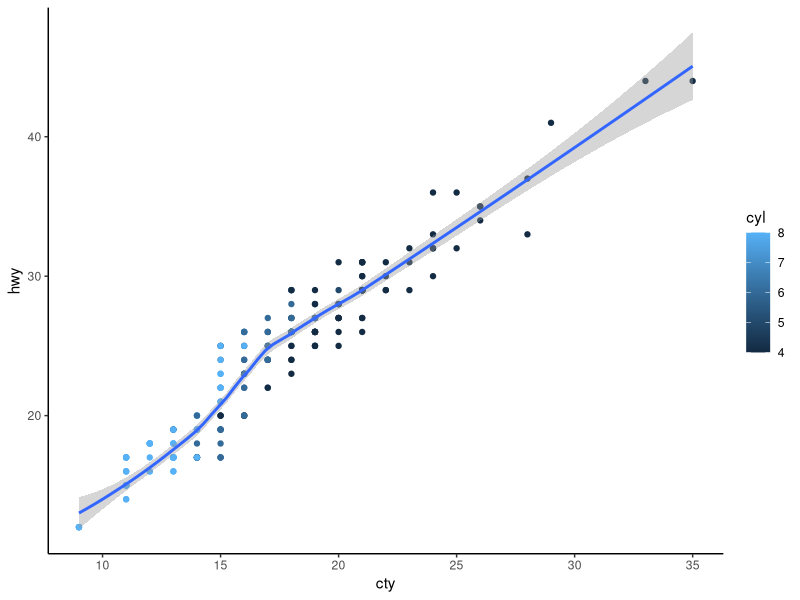

This figure's R source:
## ---- chunk 1
#| label: setup
#| message: false
library(tidyverse)
## ---- chunk 2
mpg
## ---- chunk 3
#| label: mpg scatter plot
#| warning: false

mpg %>% ggplot(aes(x = cty, y = hwy, color = cyl)) + geom_point() + geom_smooth() + theme_classic()

